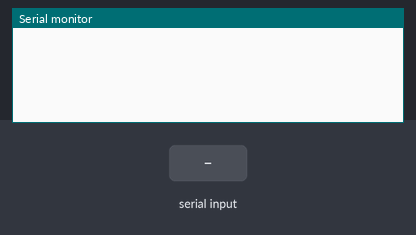
Simulated run of this sketch. Board: Arduino Uno, built with avr-gcc and run on an emulated ATmega328P. On the bench: the last lines printed to the serial monitor. Inputs (shaded band) come from the test bench.

Above: at 1.2 s.
1.3 s: "u" received over Serial
At 2.1 s:
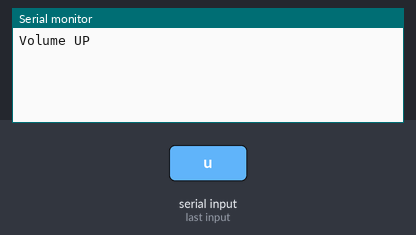
2.8 s: "d" received over Serial
At 3.2 s:
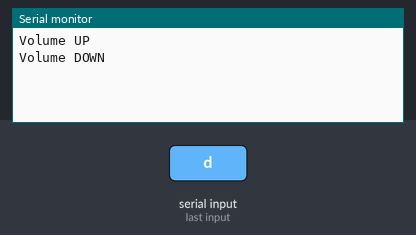

Measured:
- after the input at 1.3 s, the serial monitor: prints a new line after 0.07 s (image 1)
- after the input at 2.8 s, the serial monitor: prints a new line after 0.07 s (image 2)

The sketch:

IRsend_basic.ino
```cpp
// (licence header left out)
#include <IRremote.h>

IRsend irsend;

void setup()
{
  Serial.begin(9600);

}

void loop() {

  switch (Serial.read()){

      case 'u':
      irsend.sendNEC(0x20DF40BF, 32);
      Serial.println("Volume UP");
      delay(1000); //5 second delay between each signal burst
      break;

      case 'd':
      irsend.sendNEC(0x20DFC03F, 32);
      Serial.println("Volume DOWN");
      delay(1000); //5 second delay between each signal burst
      break;

  }
}
```
